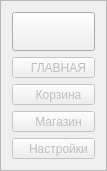
    <widget class="QFrame" name="frame_2">
     <property name="maximumSize">
      <size>
       <width>70</width>
       <height>600</height>
      </size>
     </property>
     <property name="frameShape">
      <enum>QFrame::StyledPanel</enum>
     </property>
     <property name="frameShadow">
      <enum>QFrame::Raised</enum>
     </property>
     <layout class="QVBoxLayout" name="verticalLayout_6">
      <item>
       <widget class="QToolButton" name="toolButton">
        <property name="maximumSize">
         <size>
          <width>600</width>
          <height>600</height>
         </size>
        </property>
        <property name="cursor">
         <cursorShape>PointingHandCursor</cursorShape>
        </property>
        <property name="autoFillBackground">
         <bool>false</bool>
        </property>
        <property name="text">
         <string/>
        </property>
        <property name="icon">
         <iconset>
          <normaloff>../resources/images/main_menu.png</normaloff>../resources/images/main_menu.png</iconset>
        </property>
        <property name="iconSize">
         <size>
          <width>32</width>
          <height>32</height>
         </size>
        </property>
        <property name="toolButtonStyle">
         <enum>Qt::ToolButtonIconOnly</enum>
        </property>
       </widget>
      </item>
      <item>
       <widget class="QToolButton" name="toolButton_main">
        <property name="enabled">
         <bool>false</bool>
        </property>
        <property name="maximumSize">
         <size>
          <width>600</width>
          <height>600</height>
         </size>
        </property>
        <property name="cursor">
         <cursorShape>PointingHandCursor</cursorShape>
        </property>
        <property name="text">
         <string>   ГЛАВНАЯ</string>
        </property>
        <property name="icon">
         <iconset>
          <normaloff>../resources/images/main_page_menu.png</normaloff>../resources/images/main_page_menu.png</iconset>
        </property>
        <property name="iconSize">
         <size>
          <width>32</width>
          <height>32</height>
         </size>
        </property>
        <property name="toolButtonStyle">
         <enum>Qt::ToolButtonTextBesideIcon</enum>
        </property>
       </widget>
      </item>
      <item>
       <widget class="QToolButton" name="toolButton_profile">
        <property name="enabled">
         <bool>false</bool>
        </property>
        <property name="maximumSize">
         <size>
          <width>600</width>
          <height>600</height>
         </size>
        </property>
        <property name="cursor">
         <cursorShape>PointingHandCursor</cursorShape>
        </property>
        <property name="text">
         <string>   Корзина</string>
        </property>
        <property name="icon">
         <iconset>
          <normaloff>../resources/images/profile_menu.png</normaloff>../resources/images/profile_menu.png</iconset>
        </property>
        <property name="iconSize">
         <size>
          <width>32</width>
          <height>32</height>
         </size>
        </property>
        <property name="toolButtonStyle">
         <enum>Qt::ToolButtonTextBesideIcon</enum>
        </property>
       </widget>
      </item>
      <item>
       <widget class="QToolButton" name="toolButton_storage">
        <property name="enabled">
         <bool>false</bool>
        </property>
        <property name="maximumSize">
         <size>
          <width>600</width>
          <height>600</height>
         </size>
        </property>
        <property name="cursor">
         <cursorShape>PointingHandCursor</cursorShape>
        </property>
        <property name="text">
         <string>   Магазин</string>
        </property>
        <property name="icon">
         <iconset>
          <normaloff>../resources/images/shop_menu.png</normaloff>../resources/images/shop_menu.png</iconset>
        </property>
        <property name="iconSize">
         <size>
          <width>32</width>
          <height>32</height>
         </size>
        </property>
        <property name="toolButtonStyle">
         <enum>Qt::ToolButtonTextBesideIcon</enum>
        </property>
       </widget>
      </item>
      <item>
       <widget class="QToolButton" name="toolButton_information">
        <property name="enabled">
         <bool>false</bool>
        </property>
        <property name="maximumSize">
         <size>
          <width>600</width>
          <height>600</height>
         </size>
        </property>
        <property name="cursor">
         <cursorShape>PointingHandCursor</cursorShape>
        </property>
        <property name="text">
         <string>   Настройки</string>
        </property>
        <property name="icon">
         <iconset>
          <normaloff>../resources/images/settings_menu.png</normaloff>../resources/images/settings_menu.png</iconset>
        </property>
        <property name="iconSize">
         <size>
          <width>32</width>
          <height>32</height>
         </size>
        </property>
        <property name="toolButtonStyle">
         <enum>Qt::ToolButtonTextBesideIcon</enum>
        </property>
       </widget>
      </item>
     </layout>
    </widget>
